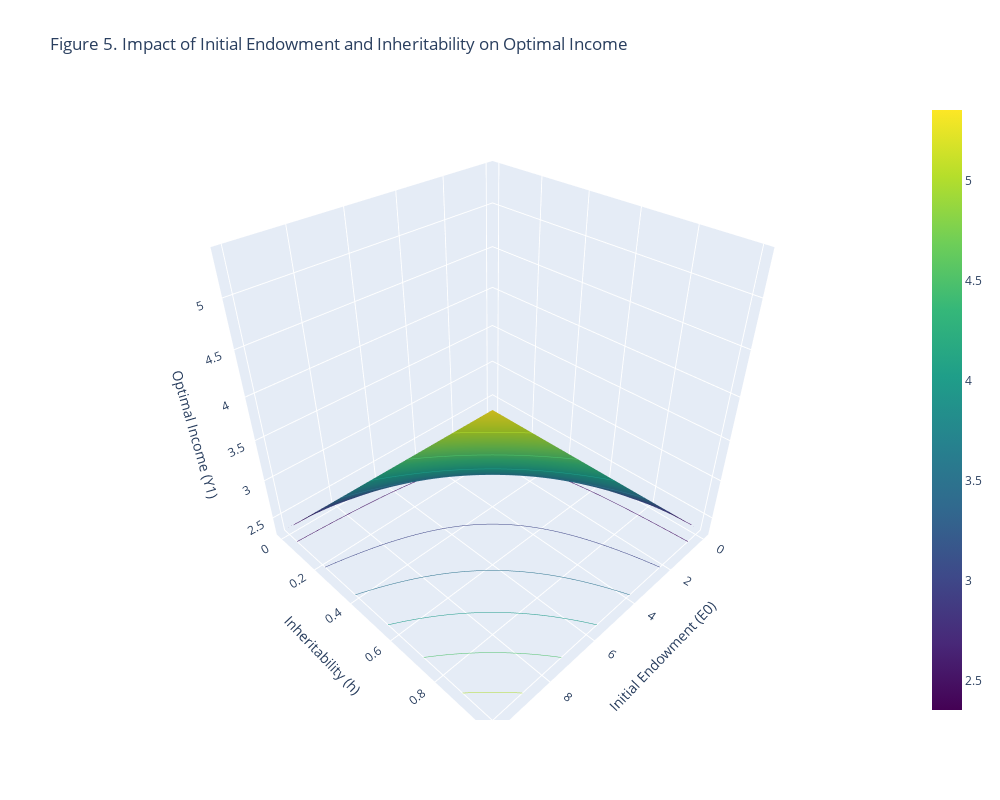

Notebook cell for this chart:
### Markdown cell above
### The impact of Initial Endowment and Inheritability on Optimal Income

### Code cell
# Initialize the model
model = BeckerTomesModelDebugged()

# Define ranges for Initial Endowment (E0) and Inheritability (h)
E0_values = np.linspace(0, 10, 50)  # Range of initial endowments
h_values = np.linspace(0, 1, 50)    # Range of inheritability values

# Prepare storage for computed Optimal Income (Y1)
Y1_values = np.zeros((len(h_values), len(E0_values)))

# Compute Y1 over grid of E0 and h
for j, E0 in enumerate(E0_values):
    for i, h in enumerate(h_values):
        model.par.h = h
        model.par.E0 = E0
        model.solve_continuous()
        if hasattr(model.sol, 'optimal_X'):
            E1 = model.endowment_production(E0)
            H1 = model.human_capital_production(model.sol.optimal_X, model.par.S0, E1)
            Y1 = model.calc_income(H1, model.par.I1)
            Y1_values[i, j] = Y1
        else:
            Y1_values[i, j] = np.nan  # Use NaN for cases where solution is not found

# Generate meshgrid for plotting
E0_mesh, h_mesh = np.meshgrid(E0_values, h_values)

# Create the 3D plot
fig = go.Figure(data=[go.Surface(
    x=E0_mesh, y=h_mesh, z=Y1_values,
    contours={
        'z': {
            'show': True,
            'usecolormap': True,
            'highlightcolor': "limegreen",
            'project_z': True
        }
    }
)])

# Update traces for aesthetics and hover information
fig.update_traces(
    colorscale="Viridis",
    hovertemplate="Initial Endowment (E0): %{x}<br>Inheritability (h): %{y}<br>Optimal Income (Y1): %{z}<extra></extra>"
)

# Configure the layout of the plot
fig.update_layout(
    scene=dict(
        xaxis=dict(title='Initial Endowment (E0)', showgrid=True),
        yaxis=dict(title='Inheritability (h)', showgrid=True),
        zaxis=dict(title='Optimal Income (Y1)', showgrid=True)
    ),
    title="Figure 5. Impact of Initial Endowment and Inheritability on Optimal Income",
    width=1000,
    height=800
)

fig.show()

### Figure 1 — Plotly figure (JSON) as saved in the notebook; plotly's stock layout.template omitted (floating-point values rounded to 4 significant figures; data arrays with more than 128 entries replaced by an {"elided": "..."} marker saying what was removed)
{"data": [{"colorscale": [[0, "#440154"], [0.1111, "#482878"], [0.2222, "#3e4989"], [0.3333, "#31688e"], [0.4444, "#26828e"], [0.5556, "#1f9e89"], [0.6667, "#35b779"], [0.7778, "#6ece58"], [0.8889, "#b5de2b"], [1, "#fde725"]], "contours": {"z": {"highlightcolor": "limegreen", "project": {"z": true}, "show": true, "usecolormap": true}}, "hovertemplate": "Initial Endowment (E0): %{x}<br>Inheritability (h): %{y}<br>Optimal Income (Y1): %{z}<extra></extra>", "type": "surface", "x": {"elided": "50x50 float values"}, "y": {"elided": "50x50 float values"}, "z": {"elided": "50x50 float values"}}], "layout": {"height": 800, "scene": {"xaxis": {"showgrid": true, "title": {"text": "Initial Endowment (E0)"}}, "yaxis": {"showgrid": true, "title": {"text": "Inheritability (h)"}}, "zaxis": {"showgrid": true, "title": {"text": "Optimal Income (Y1)"}}}, "title": {"text": "Figure 5. Impact of Initial Endowment and Inheritability on Optimal Income"}, "width": 1000}}
